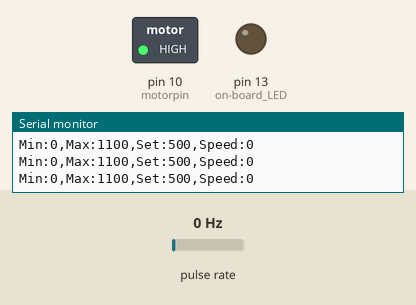
Simulated run of this sketch. Board: Arduino Uno, built with avr-gcc and run on an emulated ATmega328P. Parts: switched loads named in the sketch (green lamp = pin HIGH), output pins drawn as LEDs (lit = HIGH), the last lines printed to the serial monitor. Wiring (inferred from the names in the program): pulse sensor: data pin 2. The inputs (shaded band) are chosen by the test bench; at power-on: pulse rate 0 Hz.

Above: at 1.2 s.
1.3 s: pulse rate (sensor on pin 2) set to 10 Hz
4.3 s: pulse rate (sensor on pin 2) set to 13 Hz
6.1 s: pulse rate (sensor on pin 2) set to 4 Hz
At 7.2 s:
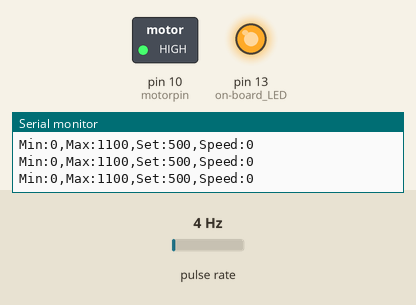
7.6 s: pulse rate (sensor on pin 2) set to 8 Hz
At 9.7 s:
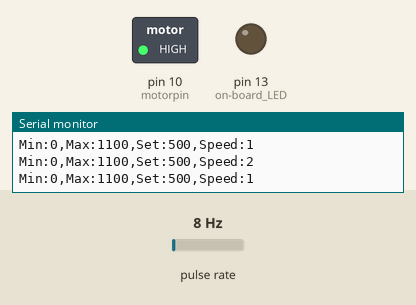
Timing chart, 0 to 11.2 s (numbered marks = the images above; inputs shaded):
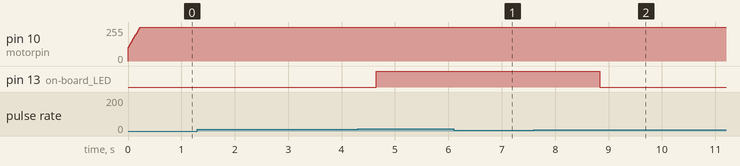

Measured:
- after the input at 6.1 s, pin 13 (on-board_LED): stays HIGH (without the input it goes to LOW after 1.2 s)
- after the input at 7.6 s, pin 13 (on-board_LED): HIGH → LOW after 1.2 s instead of 2.4 s

The sketch:

stirring_pi_uno.ino
```cpp
// PI motor speed controller - stirring subsystem
// Based on the lecture appendix code (Uno/Nano version)
// Board: OrangePip Kona328 (Uno clone)
// Wiring: Hall sensor signal -> D2, MOSFET gate -> D10
// Needs a 470 uF capacitor across 5V/GND and a 1N4001 diode across the motor

// #include "UARTLink.h"   // LINK

// Motor (plant) and sensor constants
const float Kv = 250;      // motor speed constant in RPM per Volt
const float T = 0.15;      // motor and load time constant (s)
const float Npulses = 70;  // pulses per revolution
const int RPMmax = 1500;   // ignore pulses faster than this (noise)
const int Tmin = 6e7 / RPMmax / Npulses;

// Desired control parameters ('fast' design)
const float wn = 1 / T;
const float zeta = 1;

// PI coefficients, calculated from the above
const float wo = 1 / T;
const float Kp = (2 * zeta * wn / wo - 1) / Kv;
const float KI = wn * wn / Kv / wo;
const float freqtoRPM = 60 / Npulses;

// Setpoint - set here for now, later it comes from the dashboard
const float SETPOINT_RPM = 500;
const float SET_MIN = 300, SET_MAX = 1000;

// Pins
const byte encoderpin = 2, motorpin = 10;

// Variables
float measspeed, meanmeasspeed, error, KIinterror, deltaT, setspeed;
long currtime, prevtime, T1;
// long Tsend;             // LINK
int Vmotor;

// Shared with the interrupt, so volatile
volatile float freq;
volatile long pulseT, prevpulseT;
volatile int trig;

void setup() {
  pinMode(encoderpin, INPUT_PULLUP);
  pinMode(13, OUTPUT);  // on-board LED, blinks once per revolution
  attachInterrupt(digitalPinToInterrupt(encoderpin), freqcount, RISING);
  Serial.begin(115200);
  // UARTLinkBegin();     // LINK

  TCCR1A = 0b00000011;  // 10-bit PWM on D9/D10
  TCCR1B = 0b00000001;  // 7.8 kHz

  setspeed = constrain(SETPOINT_RPM, SET_MIN, SET_MAX);
}

void loop() {
  currtime = micros();
  deltaT = (currtime - prevtime) * 1e-6;  // time since last update, for integration

  // UARTLinkCheckIncoming();   // LINK
  // float target = getSetpoint("STIR");   // LINK
  // if (!isnan(target)) { setspeed = (target == 0) ? 0 : constrain(target, SET_MIN, SET_MAX); }   // LINK

  if (currtime - T1 > 0) {
    prevtime = currtime;
    T1 = T1 + 10000;  // 10 ms update period

    // Copy interrupt values safely
    noInterrupts();
    if (currtime - pulseT > 100000) { freq = 0; }  // no pulses for 0.1 s -> stopped
    float f = freq;
    interrupts();

    measspeed = f * freqtoRPM;
    error = setspeed - measspeed;

    // PI controller
    KIinterror = KIinterror + KI * error * deltaT;
    KIinterror = constrain(KIinterror, 0, 5);          // stop integral runaway
    Vmotor = round(204 * (Kp * error + KIinterror));   // volts -> 0-1023 PWM (5 V supply)
    Vmotor = constrain(Vmotor, 0, 1023);
    if (Vmotor == 255) { Vmotor = 256; }              // Uno 10-bit PWM bug workaround
    analogWrite(motorpin, Vmotor);

    // Smoothed speed for display
    meanmeasspeed = 0.1 * measspeed + 0.9 * meanmeasspeed;
    Serial.print("Min:0,Max:1100,Set:");
    Serial.print(setspeed, 0);
    Serial.print(",Speed:");
    Serial.println(meanmeasspeed, 0);

    // LINK
    // if (currtime - Tsend > 0) {
    //   Tsend = Tsend + 1000000;
    //   sendReading("STIR", (int)round(meanmeasspeed));
    // }
  }
}

// Interrupt: measures the time between sensor pulses
void freqcount() {
  pulseT = micros();
  if (abs(pulseT - prevpulseT) > Tmin) {  // ignore pulses that are too fast (noise)
    freq = 0.75 * freq + 2.5e5 / float(pulseT - prevpulseT);  // smoothed pulse frequency (Hz)
    prevpulseT = pulseT;
    trig++;
    if (2 * trig >= Npulses) { trig = 0; digitalWrite(13, !digitalRead(13)); }
  }
}
```
